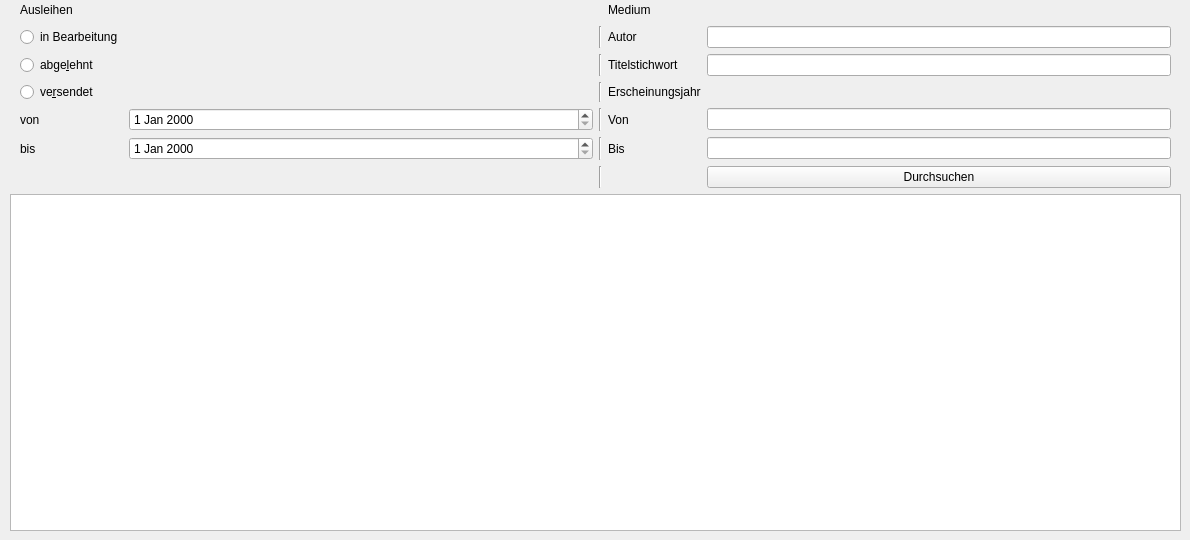
    <widget class="QWidget" name="Ausleihen">
     <widget class="QWidget" name="layoutWidget">
      <property name="geometry">
       <rect>
        <x>10</x>
        <y>0</y>
        <width>1171</width>
        <height>531</height>
       </rect>
      </property>
      <layout class="QVBoxLayout" name="verticalLayout">
       <item>
        <layout class="QGridLayout" name="gridLayout" rowstretch="0,0,0,0,0,0,0,0,0">
         <property name="leftMargin">
          <number>10</number>
         </property>
         <property name="rightMargin">
          <number>10</number>
         </property>
         <item row="3" column="3">
          <widget class="QLabel" name="label_2">
           <property name="text">
            <string>Autor</string>
           </property>
          </widget>
         </item>
         <item row="5" column="0">
          <widget class="QRadioButton" name="radioButtonVersendet">
           <property name="text">
            <string>ve&amp;rsendet</string>
           </property>
          </widget>
         </item>
         <item row="5" column="2">
          <widget class="Line" name="line_3">
           <property name="orientation">
            <enum>Qt::Vertical</enum>
           </property>
          </widget>
         </item>
         <item row="7" column="0">
          <widget class="QLabel" name="label_9">
           <property name="text">
            <string>bis</string>
           </property>
          </widget>
         </item>
         <item row="3" column="1">
          <spacer name="horizontalSpacer_4">
           <property name="orientation">
            <enum>Qt::Horizontal</enum>
           </property>
           <property name="sizeHint" stdset="0">
            <size>
             <width>40</width>
             <height>20</height>
            </size>
           </property>
          </spacer>
         </item>
         <item row="6" column="0">
          <widget class="QLabel" name="label_10">
           <property name="text">
            <string>von</string>
           </property>
          </widget>
         </item>
         <item row="4" column="1">
          <spacer name="horizontalSpacer_2">
           <property name="orientation">
            <enum>Qt::Horizontal</enum>
           </property>
           <property name="sizeHint" stdset="0">
            <size>
             <width>40</width>
             <height>20</height>
            </size>
           </property>
          </spacer>
         </item>
         <item row="5" column="1">
          <spacer name="horizontalSpacer_3">
           <property name="orientation">
            <enum>Qt::Horizontal</enum>
           </property>
           <property name="sizeHint" stdset="0">
            <size>
             <width>40</width>
             <height>20</height>
            </size>
           </property>
          </spacer>
         </item>
         <item row="3" column="0">
          <widget class="QRadioButton" name="radioButtonAngefragt">
           <property name="text">
            <string>in Bearbeitung</string>
           </property>
          </widget>
         </item>
         <item row="7" column="2">
          <widget class="Line" name="line_5">
           <property name="orientation">
            <enum>Qt::Vertical</enum>
           </property>
          </widget>
         </item>
         <item row="6" column="2">
          <widget class="Line" name="line_4">
           <property name="orientation">
            <enum>Qt::Vertical</enum>
           </property>
          </widget>
         </item>
         <item row="7" column="1">
          <widget class="QDateEdit" name="dateEdit_2"/>
         </item>
         <item row="8" column="2">
          <widget class="Line" name="line_6">
           <property name="orientation">
            <enum>Qt::Vertical</enum>
           </property>
          </widget>
         </item>
         <item row="4" column="0">
          <widget class="QRadioButton" name="radioButtonAbgelehnt">
           <property name="text">
            <string>abge&amp;lehnt</string>
           </property>
          </widget>
         </item>
         <item row="4" column="2">
          <widget class="Line" name="line_2">
           <property name="orientation">
            <enum>Qt::Vertical</enum>
           </property>
          </widget>
         </item>
         <item row="6" column="1">
          <widget class="QDateEdit" name="dateEdit"/>
         </item>
         <item row="0" column="1">
          <spacer name="horizontalSpacer_8">
           <property name="orientation">
            <enum>Qt::Horizontal</enum>
           </property>
           <property name="sizeHint" stdset="0">
            <size>
             <width>40</width>
             <height>20</height>
            </size>
           </property>
          </spacer>
         </item>
         <item row="0" column="0">
          <widget class="QLabel" name="label_3">
           <property name="text">
            <string>Ausleihen</string>
           </property>
          </widget>
         </item>
         <item row="3" column="2">
          <widget class="Line" name="line">
           <property name="orientation">
            <enum>Qt::Vertical</enum>
           </property>
          </widget>
         </item>
         <item row="0" column="3">
          <widget class="QLabel" name="label_4">
           <property name="text">
            <string>Medium</string>
           </property>
          </widget>
         </item>
         <item row="3" column="4">
          <widget class="QLineEdit" name="AusleihenAutorlineEdit"/>
         </item>
         <item row="4" column="3">
          <widget class="QLabel" name="label_5">
           <property name="text">
            <string>Titelstichwort</string>
           </property>
          </widget>
         </item>
         <item row="4" column="4">
          <widget class="QLineEdit" name="AusleihentitellineEdit"/>
         </item>
         <item row="5" column="3">
          <widget class="QLabel" name="label_6">
           <property name="text">
            <string>Erscheinungsjahr</string>
           </property>
          </widget>
         </item>
         <item row="6" column="3">
          <widget class="QLabel" name="label_7">
           <property name="text">
            <string>Von</string>
           </property>
          </widget>
         </item>
         <item row="7" column="3">
          <widget class="QLabel" name="label_8">
           <property name="text">
            <string>Bis</string>
           </property>
          </widget>
         </item>
         <item row="8" column="4">
          <widget class="QPushButton" name="durchsuchenpushButton">
           <property name="text">
            <string>Durchsuchen</string>
           </property>
          </widget>
         </item>
         <item row="6" column="4">
          <widget class="QLineEdit" name="AusleihenJahrlineEdit"/>
         </item>
         <item row="7" column="4">
          <widget class="QLineEdit" name="AusleihenJahrlineEdit_2"/>
         </item>
        </layout>
       </item>
       <item>
        <widget class="QTableView" name="tableViewAusleihenErgebnis">
         <property name="sizeAdjustPolicy">
          <enum>QAbstractScrollArea::AdjustIgnored</enum>
         </property>
         <property name="editTriggers">
          <set>QAbstractItemView::AnyKeyPressed|QAbstractItemView::DoubleClicked|QAbstractItemView::EditKeyPressed|QAbstractItemView::SelectedClicked</set>
         </property>
         <property name="selectionBehavior">
          <enum>QAbstractItemView::SelectRows</enum>
         </property>
        </widget>
       </item>
      </layout>
     </widget>
    </widget>
